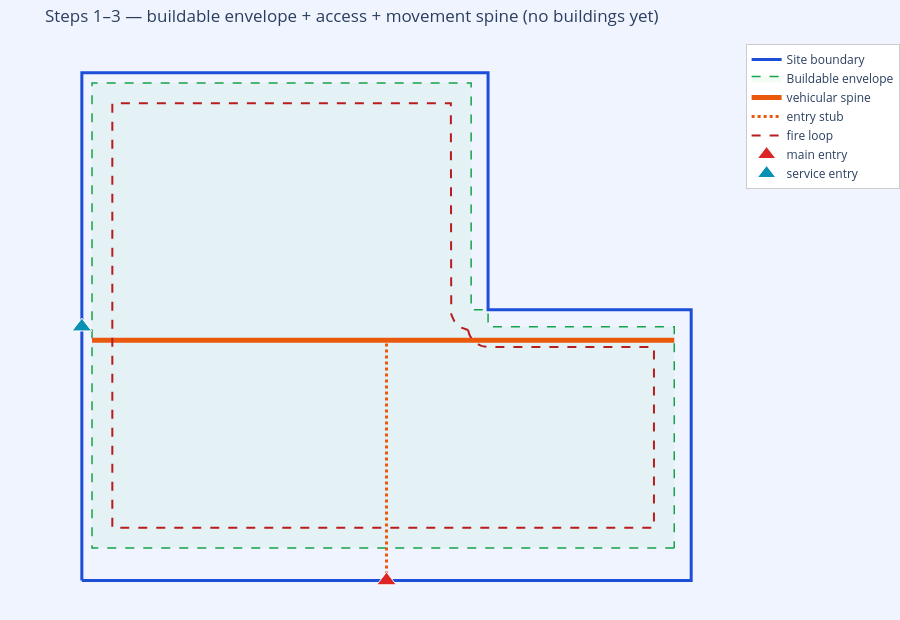

The notebook cell this image was saved under:
### Markdown cell above
## Steps 1–3 — reserve margins, access, lay the spine (before any building)

The dashed green ring is the **buildable envelope** after setbacks (wider Main
Blvd → deeper front setback). Site entries are classified by role. Then the
orange **vehicular spine** + red **fire loop** are laid in the *empty* envelope —
this is the skeleton buildings will attach to.

### Code cell
fig = new_fig('Steps 1–3 — buildable envelope + access + movement spine (no buildings yet)', SITEB, BLD)
draw_spine(fig, rep['spine'])
draw_entries(fig, rep['access'])
fig.show()
print('margins:', rep['margins']['reason'])
print('access :', rep['access']['summary'])
print('spine  :', rep['spine']['reason'])

### Figure 1 — Plotly figure (JSON) as saved in the notebook; plotly's stock layout.template omitted (floating-point values rounded to 4 significant figures)
{"data": [{"hoverinfo": "skip", "line": {"color": "#1d4ed8", "width": 3}, "mode": "lines", "name": "Site boundary", "type": "scatter", "x": [0, 180, 180, 120, 120, 0, 0], "y": [0, 0, 80, 80, 150, 150, 0]}, {"fill": "toself", "fillcolor": "rgba(34,197,94,0.06)", "hoverinfo": "skip", "line": {"color": "#16a34a", "dash": "dash", "width": 1.5}, "mode": "lines", "name": "Buildable envelope", "type": "scatter", "x": [175.0, 3.0, 3.0, 115.0, 115.0, 120.0, 120.0, 175.0, 175.0, 175.0], "y": [9.6, 9.6, 147.0, 147.0, 80.0, 80.0, 75.0, 75.0, 9.6, 9.6]}, {"hoverinfo": "skip", "line": {"color": "#ea580c", "width": 5}, "mode": "lines", "name": "vehicular spine", "type": "scatter", "x": [3.0, 175.0], "y": [70.99, 70.99]}, {"hoverinfo": "skip", "line": {"color": "#ea580c", "dash": "dot", "width": 3}, "mode": "lines", "name": "entry stub", "type": "scatter", "x": [90.0, 90.0], "y": [0.0, 70.99]}, {"hoverinfo": "skip", "line": {"color": "#b91c1c", "dash": "dash", "width": 2}, "mode": "lines", "name": "fire loop", "type": "scatter", "x": [114.1, 114.1, 114.3, 114.5, 114.7, 115.0, 115.4, 115.8, 116.2, 116.7, 117.2, 117.7, 118.3, 118.8, 119.4, 120.0, 169.0, 169.0, 9.0, 9.0, 109.0, 109.0, 109.0, 109.1, 109.3, 109.5, 109.7, 110.0, 110.4, 110.8, 111.2, 111.7, 112.2, 112.7, 113.3, 113.8, 114.1, 114.1], "y": [74.08, 73.83, 73.26, 72.7, 72.17, 71.67, 71.19, 70.76, 70.36, 70.01, 69.71, 69.46, 69.26, 69.12, 69.03, 69.0, 69.0, 15.6, 15.6, 141.0, 141.0, 80.0, 79.41, 78.83, 78.26, 77.7, 77.17, 76.67, 76.19, 75.76, 75.36, 75.01, 74.71, 74.46, 74.26, 74.12, 74.08, 74.08]}, {"hoverinfo": "text", "marker": {"color": "#dc2626", "line": {"color": "white", "width": 1}, "size": 17, "symbol": "triangle-up"}, "mode": "markers", "name": "main entry", "showlegend": true, "text": "main access off Main Blvd (main).", "type": "scatter", "x": [90.0], "y": [0.0]}, {"hoverinfo": "text", "marker": {"color": "#0891b2", "line": {"color": "white", "width": 1}, "size": 17, "symbol": "triangle-up"}, "mode": "markers", "name": "service entry", "showlegend": true, "text": "service access off Service Ln (secondary).", "type": "scatter", "x": [0.0], "y": [75.0]}], "layout": {"height": 620, "legend": {"bgcolor": "white", "bordercolor": "#ccc", "borderwidth": 1, "x": 1.02, "y": 1}, "margin": {"b": 0, "l": 0, "r": 0, "t": 44}, "paper_bgcolor": "#f0f4ff", "plot_bgcolor": "#f0f4ff", "title": {"text": "Steps 1–3 — buildable envelope + access + movement spine (no buildings yet)"}, "xaxis": {"visible": false}, "yaxis": {"scaleanchor": "x", "scaleratio": 1, "visible": false}}}
